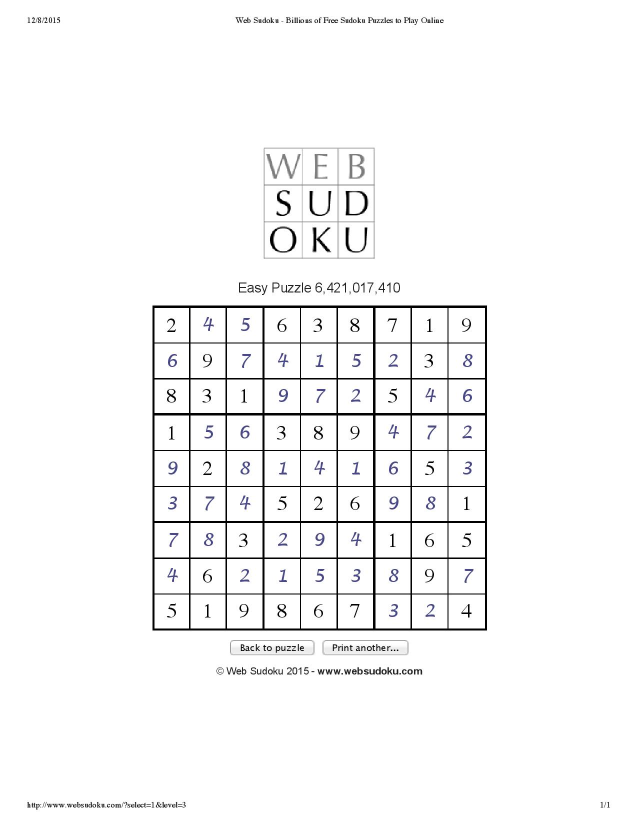
//> input picture CS 455 Visual/GroupProj/BadTest.jpg, 1275 x 1650 px (shown at 1/2 size)
$ ./Driver ../BadTest.jpg   (built with g++ and OpenCV 4)
//> lines starting //> are read from the running program, lines starting //| are printed output that depends on the picture; after the words box and inside, x2 and y2 are one past the last pixel; in counts of white or black regions, pixels touching at a corner belong together
### CS 455 Visual/GroupProj/Final Sukodu/Sudoku.h
#ifndef __PROJECT_
#define __PROJECT_

#include <opencv3/core/core.hpp>
#include <opencv3/highgui/highgui.hpp>
#include "opencv3/imgproc/imgproc.hpp"
#include <vector>
#include <iostream>
// #include <tesseract/baseapi.h>
#include <cstdio>
#include <cstring>
#include <cstdlib>
#include <algorithm>
#include <numeric>
#include <random>

using namespace std;
using namespace cv;

#define UNASSIGNED 0
#define N 9

class Sudoku{
	private:
	  	random_device rd;

	public:
		bool threshold(Mat &numberBlock);
		vector<int> randomGen();
		int templateMask(Mat image, vector<int> &randNum);
		Mat createLarge(Mat image);
		void createPuzzle(Mat modified_image, vector<vector<int> > &puzzle);
		Mat fillPuzzle(vector<vector<int> > &puzzle);

		bool FindUnassignedLocation(vector<vector<int> > &puzzle, int &row, int &col);
		bool isSafe(vector<vector<int> > &puzzle, int row, int col, int num);
		bool sudokuSolve(vector<vector<int> > &puzzle);
		bool UsedInRow(vector<vector<int> > &puzzle, int row, int num);
		bool UsedInCol(vector<vector<int> > &puzzle, int col, int num);
		bool UsedInBox(vector<vector<int> > &puzzle, int boxStartRow, int boxStartCol, int num);
		void printGrid(vector<vector<int> > &puzzle);
};

#endif //__PROJECT_

### CS 455 Visual/GroupProj/Final Sukodu/SudokuSolver.cpp
/*
 * C++ Program to Solve Sudoku Problem using BackTracking
 */

#include "Sudoku.h"

/* assign values to all unassigned locations for Sudoku solution
 */
bool Sudoku::sudokuSolve(vector<vector<int> > &puzzle){
  int row, col;
  if (!FindUnassignedLocation(puzzle, row, col))
     return true;
  for (int num = 1; num <= 9; num++)
  {
      if (isSafe(puzzle, row, col, num))
      {
          puzzle[row][col] = num;
          if (sudokuSolve(puzzle))
              return true;
          puzzle[row][col] = 0;
      }
  }
  return false;
}


/* Searches the grid to find an entry that is still unassigned. */
bool Sudoku::FindUnassignedLocation(vector<vector<int> > &puzzle, int &row, int &col)
{
    for (row = 0; row < N; row++)
        for (col = 0; col < N; col++)
            if (puzzle[row][col] == 0)
                return true;
    return false;
}


/* Returns whether any assigned entry n the specified row matches
   the given number. */
bool Sudoku::UsedInRow(vector<vector<int> > &puzzle, int row, int num)
{
    for (int col = 0; col < N; col++)
        if (puzzle[row][col] == num)
            return true;
    return false;
}

/* Returns whether any assigned entry in the specified column matches
   the given number. */
bool Sudoku::UsedInCol(vector<vector<int> > &puzzle, int col, int num)
{
    for (int row = 0; row < N; row++)
        if (puzzle[row][col] == num)
            return true;
    return false;
}

/* Returns whether any assigned entry within the specified 3x3 box matches
   the given number. */
bool Sudoku::UsedInBox(vector<vector<int> > &puzzle, int boxStartRow, int boxStartCol, int num)
{
    for (int row = 0; row < 3; row++)
        for (int col = 0; col < 3; col++)
            if (puzzle[row+boxStartRow][col+boxStartCol] == num)
                return true;
    return false;
}

/* Returns whether it will be legal to assign num to the given row,col location.
 */
bool Sudoku::isSafe(vector<vector<int> > &puzzle, int row, int col, int num)
{
    return !UsedInRow(puzzle, row, num) && !UsedInCol(puzzle, col, num) &&
           !UsedInBox(puzzle, row - row % 3 , col - col % 3, num);
}

/* print grid  */
void Sudoku::printGrid(vector<vector<int> > &puzzle)
{
  cout << endl;
    for (int row = 0; row < N; row++)
    {
        for (int col = 0; col < N; col++)
            cout<<puzzle[row][col]<<"  ";
        cout<<endl;
    }
}

### CS 455 Visual/GroupProj/Final Sukodu/SudokuBuilder.cpp
#include "Sudoku.h"

bool Sudoku::threshold(Mat &numberBlock){
  bool found = false;
  for(int y = 0; y < numberBlock.rows; y++){
    for(int x = 0; x < numberBlock.cols; x++){
      if(numberBlock.at<uchar>(y, x) <= 50){
        numberBlock.at<uchar>(y, x) = 0;
        found = true;
      } else {
        numberBlock.at<uchar>(y, x) = 255;
      }
    }
  }

  return found;
}

//for optimization
vector<int> Sudoku::randomGen(){
  vector<int> randNum(9);
  iota(begin(randNum), end(randNum), 1);
  // random_device rd;
  mt19937 g(rd());
  shuffle(randNum.begin(), randNum.end(), g);
  return randNum;
}


// [14 lines of commented-out code are left out]

void Sudoku::createPuzzle(Mat modified_image, vector<vector<int> > &puzzle){
  // createBlank(modified_image);


  vector<int> line;
  // vector<int> randNum(9);
  int num;

  for(int i = 0; i < 9; i++){
    line.clear();
    vector<int> randNum = randomGen();
    for(int j = 0; j < 9; j++){
      num = 0;
      Rect region(10 + (j* 75), 15 + (i* 71), 55, 55);
      Mat numberBlock = modified_image(region);

      if(threshold(numberBlock)){
        num = templateMask(numberBlock, randNum);
      }

      line.push_back(num);

      cout << num << " ";
      numberBlock.release();
    }
    puzzle.push_back(line);
    cout << endl;
  }

}

Mat Sudoku::createLarge(Mat image){
  Mat imgLrg = Mat(image.rows * 3, image.cols * 3, CV_LOAD_IMAGE_GRAYSCALE);

  for(int y = 0; y < imgLrg.rows; y++){
    for(int x = 0; x < imgLrg.cols; x++){
      imgLrg.at<uchar>(y, x) = 255;
    }
  }

  for(int y = image.rows; y < image.rows * 2; y++){
    for(int x = image.cols; x < image.cols * 2; x++){
      imgLrg.at<uchar>(y, x) = image.at<uchar>(y - image.rows, x - image.cols);
    }
  }

  return imgLrg;
}


int Sudoku::templateMask(Mat image, vector<int> &randNum){
  Mat imgLrg = createLarge(image);

  string place;
  int confidence;
  int num = 0;
  int best = 0;

  for(int i = 0; i < randNum.size(); i++){
    place = "Templates/Template" + to_string(randNum[i]) + ".bmp";
    Mat temp = imread(place, CV_LOAD_IMAGE_GRAYSCALE);
    //take out the bs JUST IN CASE it doesnt work

    for(int y = 1 + 40; y < imgLrg.rows - temp.rows - 40; y++){
      for(int x = 1 + 40; x < imgLrg.cols - temp.cols - 40; x++){
        confidence = 0;
        for(int a = 0; a < temp.rows; a++){
          for(int b = 0; b < temp.cols; b++){
            //instead of checking black space it checks all as to more accurately represent numbers
            if(temp.at<uchar>(a, b) == imgLrg.at<uchar>(y + a, x + b)){
              confidence++;
            }
          }
        }
        if(confidence > best){
          best = confidence;
          num = randNum[i];
          //optimazation: returning when high enough confidence
          //also removes a number from the list to be checked
          if(best >= 3000){
            randNum.erase(randNum.begin() + i);
            return num;
          }
        }

      }
    }
    temp.release();
  }
  imgLrg.release();

  return num;
}

Mat Sudoku::fillPuzzle(vector<vector<int> > &puzzle){
  Mat fin = imread("Fill/GRID.bmp", CV_LOAD_IMAGE_GRAYSCALE);
k  string place;
  for(int i = 0; i < 9; i++){
    for(int j = 0; j < 9; j++){
      place = "Fill/Number" + to_string(puzzle[i][j]) + ".bmp";
      Mat temp = imread(place, CV_LOAD_IMAGE_GRAYSCALE);
      for(int y = 0; y < 55; y++){
        for(int x = 0; x < 55; x++){
          fin.at<uchar>(15 + (i* 71) + y, 10 + (j* 75) + x) = temp.at<uchar>(y, x);
        }
      }
      temp.release();
    }
  }
  return fin;
}

### CS 455 Visual/GroupProj/Final Sukodu/Driver.cpp
#include "Sudoku.h"

int main(int argc, char **argv) {

	if(argc != 2) {
		cout << "USAGE: skeleton <input file path>" << endl;
	   	return -1;
	}

	Mat original_image = imread(argv[1], CV_LOAD_IMAGE_GRAYSCALE);
//> original_image: 1650 rows x 1275 cols, CV_8UC1; min 0, max 255, mean 247
	Mat *image = &original_image;

  Rect myROI(304, 610, 675, 655);
	Mat modified_image = original_image(myROI);
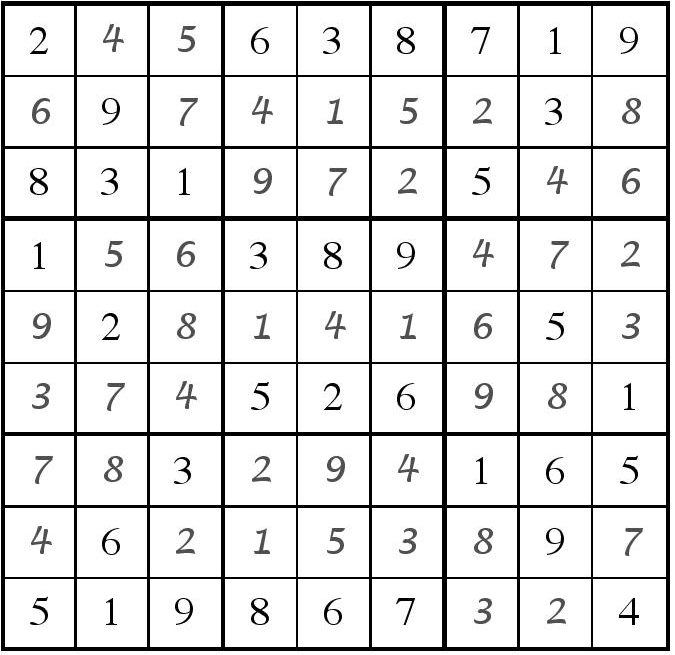
//> modified_image: 655 rows x 675 cols, CV_8UC1; min 0, max 255, mean 224.6


	//Check that the images loaded
	if(!original_image.data || !modified_image.data) {
		cout << "ERROR: Could not load image data." << endl;
	    return -1;
	}

	  //Create the display window
	  namedWindow("Sudoku");


  Sudoku solve;
  vector<vector<int> > puzzle;

  solve.createPuzzle(modified_image, puzzle);
//> in createPuzzle, `Mat numberBlock = modified_image(region);`:
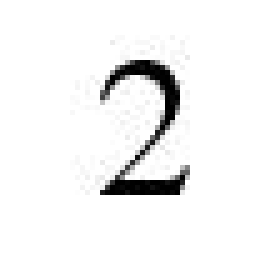
//> numberBlock: 55 rows x 55 cols, CV_8UC1 (shown 5 times larger); min 0, max 255, mean 243.2
//> the loop in threshold, `for(int y = 0; y < numberBlock.rows; y++)` made 55 passes
//> found on passes 1 to 12: false, false, false, false, false, false, false, false, false, false, false, false
//> after the loop in threshold, `for(int y = 0; y < numberBlock.rows; y++)`:
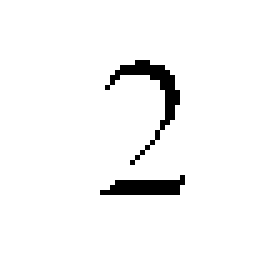
//> numberBlock: 55 rows x 55 cols, CV_8UC1 (shown 5 times larger); 96.4% white; black in thin lines or dots, all inside (x1, y1, x2, y2) = (20, 12, 37, 39)
//> after the loop in threshold, `for(int y = 0; y < numberBlock.rows; y++)`: found = true
//> in createPuzzle, `if(threshold(numberBlock))`: modified_image: 655 rows x 675 cols, CV_8UC1; 0.08% of pixels changed, all inside (x1, y1, x2, y2) = (24, 22, 48, 54)
//> after the loop in createLarge, `for(int y = 0; y < imgLrg.rows; y++)`: imgLrg: 165 rows x 165 cols, CV_8UC1; every value is 255
//> after the loop in createLarge, `for(int y = image.rows; y < image.rows * 2; y++)`:
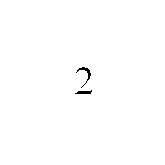
//> imgLrg: 165 rows x 165 cols, CV_8UC1; 99.6% white; black in thin lines or dots, all inside (x1, y1, x2, y2) = (75, 67, 92, 94)
//> Template7.bmp cannot be read in this run, so this picture is empty
//> the loop in templateMask, `for(int y = 1 + 40; y < imgLrg.rows - temp.rows - 40; y++)` made 84 passes
//> after the loop in templateMask, `for(int y = 1 + 40; y < imgLrg.rows - temp.rows - 40; y++)`: confidence = 0; randNum = [7, 1, 3, 4, 5, 2, 9, 8, 6]
//> in createPuzzle, `num = templateMask(numberBlock, randNum);`: num = 0
//> in createPuzzle, `line.push_back(num);`: line = [0]
//| 0
//> after the loop in createPuzzle, `for(int j = 0; j < 9; j++)`:
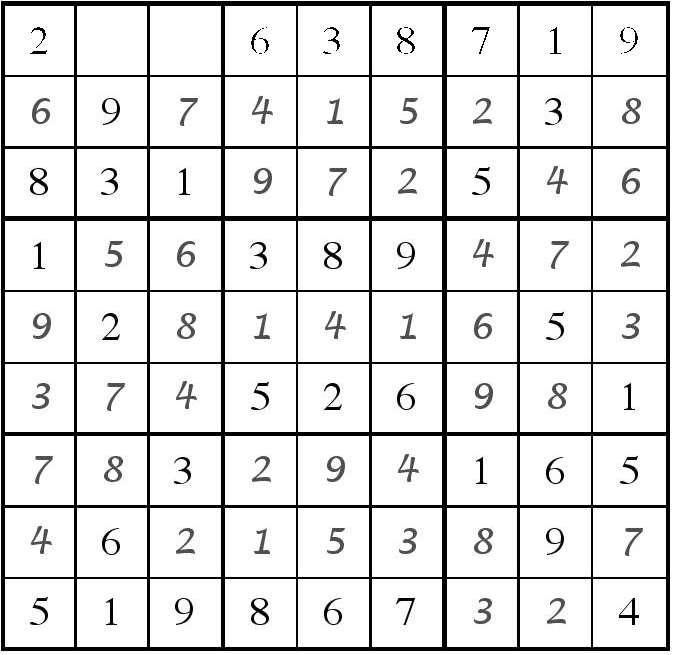
//> modified_image: 655 rows x 675 cols, CV_8UC1; min 0, max 255, mean 224.9
//> after the loop in createPuzzle, `for(int j = 0; j < 9; j++)`: line = [0, 0, 0, 0, 0, 0, 0, 0, 0]
//> in createPuzzle, `puzzle.push_back(line);`: puzzle = 1 item
//> after the loop in createPuzzle, `for(int i = 0; i < 9; i++)`:
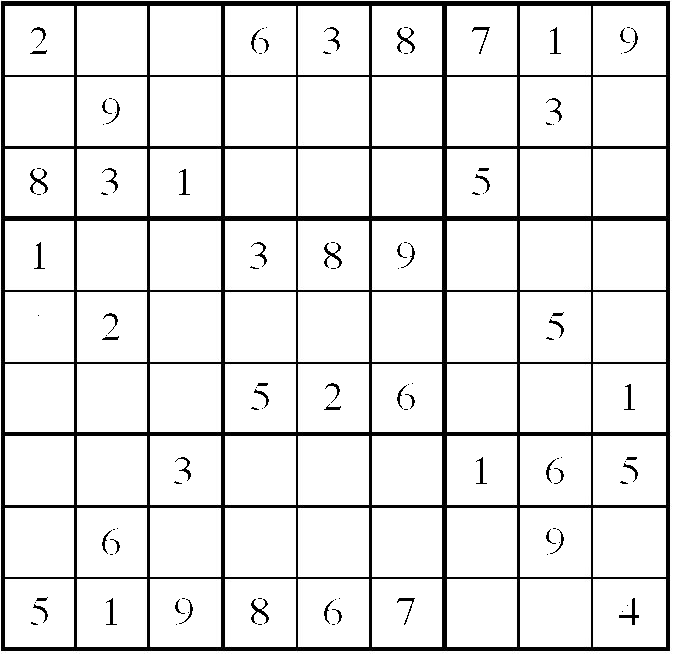
//> modified_image: 655 rows x 675 cols, CV_8UC1; min 0, max 255, mean 228.7
//> after the loop in createPuzzle, `for(int i = 0; i < 9; i++)`: puzzle = 9 items
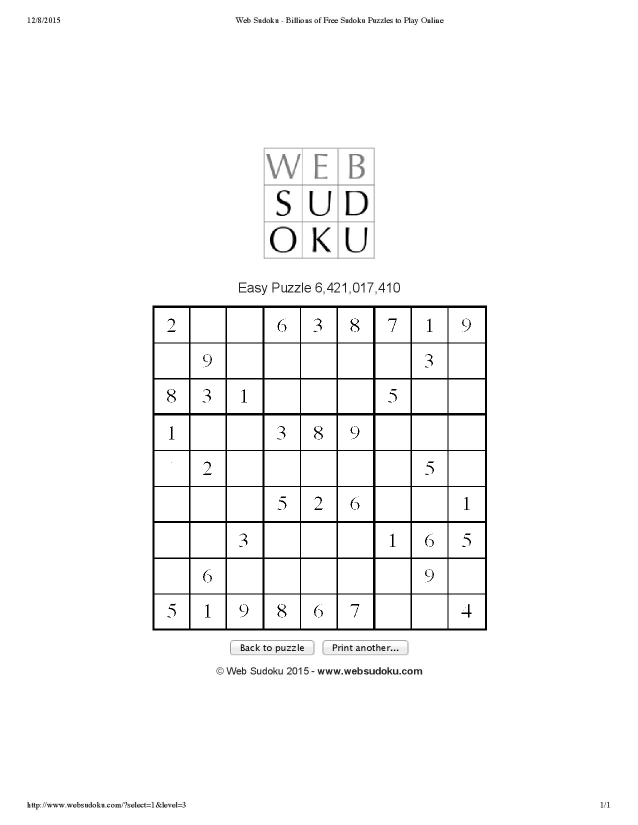
//> original_image: 1650 rows x 1275 cols, CV_8UC1 (shown at 1/2 size); min 0, max 255, mean 247.8
//> puzzle = 9 items

	if (solve.sudokuSolve(puzzle) == true)
//> in sudokuSolve, `if (!FindUnassignedLocation(puzzle, row, col)) return true;`: row = 0
//> the loop in sudokuSolve, `for (int num = 1; num <= 9; num++)` made 1 pass
//> (row in sudokuSolve, col in sudokuSolve) on pass 1: (0, 1)
        solve.printGrid(puzzle);
  else
      cout<<"No solution exists"<<endl;
  // return 0;

  Mat fin = solve.fillPuzzle(puzzle);
//> GRID.bmp cannot be read in this run, so this picture is empty
//> (in fillPuzzle, `k  string place;` was passed over: k is not available in this run)
//> (the run ends here: the program needs code that is not available in this run, at `place = "Fill/Number" + to_string(puzzle[i][j]) + ".bmp";`)
